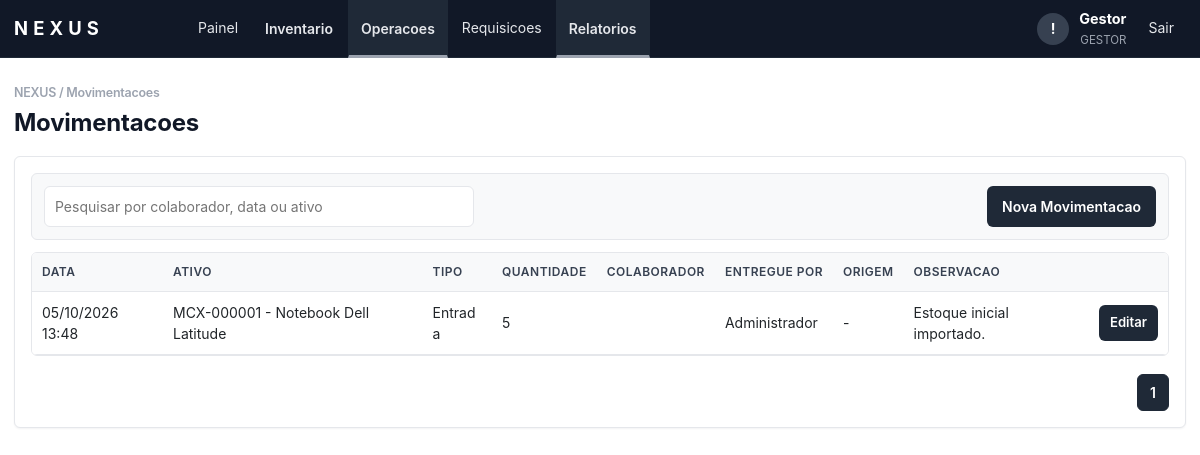
/index.php?page=movimentacoes (signed in), run on the app's committed database.
### tables this page shows
CREATE TABLE movimentacoes (
    id                   INT AUTO_INCREMENT PRIMARY KEY,
    ativo_id             INT NOT NULL,
    tipo                 ENUM('Entrada','Saida','Ajuste') NOT NULL,
    quantidade           INT NOT NULL DEFAULT 0,
    colaborador_recebe   VARCHAR(120),
    funcionario_entrega  VARCHAR(120),
    observacao           TEXT,
    origem               VARCHAR(50) NULL,
    solicitacao_id       INT NULL,
    created_at           TIMESTAMP DEFAULT CURRENT_TIMESTAMP,

    INDEX idx_movimentacoes_ativo       (ativo_id),
    INDEX idx_movimentacoes_tipo        (tipo),
    INDEX idx_movimentacoes_created_at  (created_at),
    INDEX idx_movimentacoes_colaborador (colaborador_recebe),
    INDEX idx_movimentacoes_tipo_colab  (tipo, colaborador_recebe(100)),
    INDEX idx_movimentacoes_solicitacao (solicitacao_id),

    CONSTRAINT fk_movimentacoes_ativo
        FOREIGN KEY (ativo_id) REFERENCES ativos(id) ON DELETE CASCADE
);

CREATE TABLE ativos (
    id               INT AUTO_INCREMENT PRIMARY KEY,
    codigo           VARCHAR(30)  NOT NULL UNIQUE,
    categoria_id     INT NULL,
    nome             VARCHAR(140) NOT NULL,
    marca            VARCHAR(100),
    modelo           VARCHAR(100),
    fornecedor       VARCHAR(140),
    nota_fiscal      VARCHAR(80),
    valor_compra     DECIMAL(12,2) NOT NULL DEFAULT 0,
    data_compra      DATE NULL,
    garantia         DATE NULL,
    quantidade_atual INT          NOT NULL DEFAULT 0,
    estoque_minimo   INT          NOT NULL DEFAULT 1,
    estoque_maximo   INT          NOT NULL DEFAULT 0,
    foto             VARCHAR(255),
    estado           ENUM('Otimo','Bom','Medio','Ruim','Manutencao','Inutilizado') DEFAULT 'Bom',
    localizacao      VARCHAR(140),
    observacoes      TEXT,
    created_at       TIMESTAMP DEFAULT CURRENT_TIMESTAMP,
    updated_at       TIMESTAMP DEFAULT CURRENT_TIMESTAMP ON UPDATE CURRENT_TIMESTAMP,

    INDEX idx_ativos_codigo    (codigo),
    INDEX idx_ativos_nome      (nome),
    INDEX idx_ativos_categoria (categoria_id),
    INDEX idx_ativos_estoque   (quantidade_atual, estoque_minimo),

    CONSTRAINT fk_ativos_categoria
        FOREIGN KEY (categoria_id) REFERENCES categorias(id) ON DELETE SET NULL
);

### nova_modules.php (called while the page is built, shortened)
<?php
function nova_render_page(string $page,?string $flash): bool {
 return false;
}

### index.php (the view, shortened to what this page needs)
<?php
$config = require __DIR__ . '/config.php';
require_once __DIR__ . '/nova_modules.php';
function db(): PDO
{
    static $pdo = null;
    global $config;
    if (!$pdo) {
        $dsn = "mysql:host={$config['db_host']};dbname={$config['db_name']};charset=utf8mb4";
        $pdo = new PDO($dsn, $config['db_user'], $config['db_pass'], [
            PDO::ATTR_ERRMODE => PDO::ERRMODE_EXCEPTION,
            PDO::ATTR_DEFAULT_FETCH_MODE => PDO::FETCH_ASSOC,
        ]);
    }
    return $pdo;
}
function e(mixed $value): string
{
    return htmlspecialchars((string) $value, ENT_QUOTES, 'UTF-8');
}
function csrf(): string
{
    return $_SESSION['csrf'];
}
function current_user(): ?array
{
    return $_SESSION['user'] ?? null;
}
function current_profile(): ?string
{
    return current_user()['perfil'] ?? null;
}
function is_gestor(): bool
{
    return current_profile() === 'gestor';
}
function categoria_tipos_permitidos(): ?array
{
    if (is_gestor()) {
        return ['limpeza', 'escritorio'];
    }
    return null;
}
function categorias_permitidas_ids(): ?array
{
    $tipos = categoria_tipos_permitidos();
    $placeholders = implode(',', array_fill(0, count($tipos), '?'));
    $stmt = db()->prepare("SELECT id FROM categorias WHERE tipo IN ({$placeholders})");
    $stmt->execute($tipos);
    return array_map('intval', $stmt->fetchAll(PDO::FETCH_COLUMN));
}
function categoria_scope_sql(string $colunaCategoriaId): array
{
    $ids = categorias_permitidas_ids();
    $placeholders = implode(',', array_fill(0, count($ids), '?'));
    return [" AND {$colunaCategoriaId} IN ({$placeholders})", $ids];
}
function render_topbar(string $area, array $links): void
{
    $user = current_user();
    echo '<header class="topbar">';
    echo '<div class="topbar-inner">';
    echo '<a class="brand" href="index.php?page=' . ($area === 'usuario' ? 'abrir-requisicao' : 'dashboard') . '"><span class="brand-name">NEXUS</span></a>';
    echo '<nav class="topnav">';
    foreach ($links as $href => $label) {
        if (is_array($label)) {
            $active = in_array(($_GET['page'] ?? 'dashboard'), array_keys($label), true) ? ' active-link' : '';
            echo '<div class="nav-dropdown"><button type="button" class="nav-dropdown-toggle' . $active . '">' . e((string) $href) . '</button><div class="nav-dropdown-menu">';
            echo '</div></div>';
            continue;
        }
        $active = (($_GET['page'] ?? 'dashboard') === $href) ? ' active-link' : '';
        echo '<a href="index.php?page=' . e($href) . '" class="' . $active . '">' . e($label) . '</a>';
    }
    echo '</nav>';
    echo '<div class="top-actions">';
    echo '<button type="button" class="notify-btn" aria-label="Notificacoes">!</button>';
    echo '<div class="user-area"><span>' . e($user['nome'] ?? 'Usuario') . '</span><small>' . e($user['perfil'] ?? $area) . '</small></div>';
    echo '<a class="logout-link" href="index.php?page=logout">Sair</a>';
    echo '</div></div></header>';
}
$page = $_GET['page'] ?? 'dashboard';
$flash = $_SESSION['flash'] ?? null;
?>
<!doctype html>
<html lang="pt-BR">
<head>
  <link rel="stylesheet" href="https://cdn.jsdelivr.net/npm/bootstrap@5.3.3/dist/css/bootstrap.min.css">
  <link rel="stylesheet" href="assets/style.css?v=<?= (int) @filemtime(__DIR__ . '/assets/style.css') ?>">
</head>
<body>
<?php if ($page === 'login'): ?>
  <main class="login">
    <form method="post" class="card login-card">
      <h1>NEXUS</h1>
      <p>Login unico para administradores e usuarios</p>
      <?php if ($flash): ?><div class="alert"><?= e($flash) ?></div><?php endif; ?>
      <input type="hidden" name="csrf" value="<?= e(csrf()) ?>">
      <label>E-mail<input name="email" type="email" required autocomplete="email"></label>
      <label>Senha<input name="senha" type="password" required autocomplete="current-password"></label>
      <button>Entrar</button>
    </form>
  </main>
<?php else:
    $menuLinks = [];
    if (current_profile() === 'administrador') {
        $menuLinks = [
            'dashboard' => 'Painel',
            'Inventario' => ['estoque' => 'Estoque', 'purchase-requests' => 'Solicitacoes de compra', 'inventory' => 'Auditoria de inventario'],
            'Operacoes' => ['movimentacoes' => 'Movimentacoes', 'ativos' => 'Ativos', 'qrcode' => 'QR Codes', 'categorias' => 'Categorias'],
            'requisicoes' => 'Requisicoes',
            'hiring' => 'Contratacoes',
            'Relatorios' => ['inventory-reports' => 'Relatorios de compra', 'movimentacoes' => 'Relatorio de itens em uso', 'importar' => 'Importar CSV', 'exportar' => 'Exportar CSV'],
        ];
    } elseif (current_profile() === 'gestor') {
        $menuLinks = [
            'dashboard' => 'Painel',
            'Inventario' => ['estoque' => 'Estoque'],
            'Operacoes' => ['movimentacoes' => 'Movimentacoes', 'ativos' => 'Ativos', 'qrcode' => 'QR Codes', 'categorias' => 'Categorias'],
            'requisicoes' => 'Requisicoes',
            'Relatorios' => ['movimentacoes' => 'Relatorio de itens em uso', 'importar' => 'Importar CSV', 'exportar' => 'Exportar CSV'],
        ];
    } elseif (current_profile() === 'diretoria') {
        $menuLinks = [
            'dashboard' => 'Painel',
            'requisicoes' => 'Requisicoes',
        ];
    } elseif (current_profile() === 'coordenacao_ti') {
        $menuLinks = ['dashboard' => 'Painel', 'requisicoes-ti' => 'Requisicoes TI', 'it-dashboard' => 'Aprovacoes TI'];
    } elseif (current_profile() === 'financeiro') {
        $menuLinks = ['dashboard' => 'Painel', 'finance-dashboard' => 'Compras'];
    } elseif (current_profile() === 'rh') {
        $menuLinks = ['rh-dashboard' => 'Equipamentos', 'hiring' => 'Contratacoes'];
    }
    ?>
  <?php render_topbar('administrador', $menuLinks); ?>
  <main class="workspace">
    <?php if (nova_render_page($page, $flash)): ?>
    <?php elseif ($page === 'movimentacoes'):
        [$scopeSqlM, $scopeParamsM] = categoria_scope_sql('a.categoria_id');
        $rowsStmt = db()->prepare("
            SELECT m.id, m.ativo_id, m.created_at, a.codigo, a.nome ativo, m.tipo, m.quantidade, m.colaborador_recebe, m.funcionario_entrega, m.origem, m.solicitacao_id, m.observacao
            FROM movimentacoes m JOIN ativos a ON a.id = m.ativo_id
            WHERE 1=1{$scopeSqlM}
            ORDER BY m.id DESC
            LIMIT 200
        ");
        $rowsStmt->execute($scopeParamsM);
        $rows = $rowsStmt->fetchAll();
    ?>
      <h1>Movimentacoes</h1>
      <section class="card">
        <div class="toolbar"><input class="table-search" data-target="mov-table" placeholder="Pesquisar por colaborador, data ou ativo"><button type="button" data-open-modal="mov-modal">Nova Movimentacao</button></div>
        <div class="table-wrap"><table id="mov-table" class="data-table"><thead><tr><th>Data</th><th>Ativo</th><th>Tipo</th><th>Quantidade</th><th>Colaborador</th><th>Entregue por</th><th>Origem</th><th>Observacao</th><th></th></tr></thead><tbody>
          <?php foreach ($rows as $r): ?><tr><td><?= e(date('d/m/Y H:i', strtotime($r['created_at']))) ?></td><td><?= e($r['codigo'] . ' - ' . $r['ativo']) ?></td><td><?= e($r['tipo']) ?></td><td><?= e($r['quantidade']) ?></td><td><?= e($r['colaborador_recebe']) ?></td><td><?= e($r['funcionario_entrega']) ?></td><td><?= e($r['origem'] ?: '-') ?><?= $r['solicitacao_id'] ? ' #' . e($r['solicitacao_id']) : '' ?></td><td><?= e($r['observacao']) ?></td><td><button type="button" class="mini" data-open-modal="mov-edit-<?= e($r['id']) ?>">Editar</button></td></tr><?php endforeach; ?>
        </tbody></table></div>
      </section>
    <?php endif; ?>
  </main>
<?php endif; ?>
</body>
</html>

### assets/style.css (style rules this page uses)
:root { --white: #ffffff; --gray-50: #f8f9fa; --gray-200: #e5e7eb; --gray-400: #9ca3af; --gray-700: #374151; --gray-800: #1f2937; --gray-900: #111827; --accent: #6b7280; --danger: #8f4a4a; --page: var(--white); --text: var(--gray-800); --muted: var(--gray-400); --line: var(--gray-200); --soft: var(--gray-50); --shadow-sm: 0 1px 2px rgba(17, 24, 39, 0.05); --shadow-md: 0 8px 24px rgba(17, 24, 39, 0.10); --radius: 6px; }
* { box-sizing: border-box; }
body { margin: 0; min-height: 100vh; background: var(--page); color: var(--text); font-family: "Inter", -apple-system, BlinkMacSystemFont, "Segoe UI", Roboto, Helvetica, Arial, sans-serif; -webkit-font-smoothing: antialiased; font-size: 14px; }
.topbar { position: fixed; inset: 0 0 auto 0; z-index: 30; height: 58px; background: var(--gray-900); border-bottom: 1px solid var(--gray-800); }
.topbar-inner { width: min(1240px, calc(100% - 28px)); height: 100%; margin: 0 auto; display: flex; align-items: center; gap: 22px; }
.brand { display: inline-flex; align-items: center; min-width: 150px; height: 100%; color: #fff; text-decoration: none; font-weight: 700; letter-spacing: 0.2px; }
.brand-name { color: #fff; font-size: 1.15rem; font-weight: 700; letter-spacing: 0.28em; }
.topnav { display: flex; align-items: center; gap: 2px; flex: 1; min-width: 0; overflow: visible; flex-wrap: wrap; }
.topnav a, .logout-link { color: var(--gray-200); text-decoration: none; padding: 20px 12px 18px; line-height: 1; white-space: nowrap; border-bottom: 3px solid transparent; }
.top-actions { display: flex; align-items: center; gap: 10px; color: #fff; }
.notify-btn { width: 32px; height: 32px; padding: 0; border-radius: 50%; background: var(--gray-700); color: #fff; font-weight: 700; }
.user-area { display: grid; gap: 2px; text-align: right; white-space: nowrap; }
.user-area span { font-weight: 700; font-size: 0.9rem; }
.user-area small { color: var(--gray-400); font-size: 0.72rem; text-transform: uppercase; }
.workspace, .public-page { width: min(1240px, calc(100% - 28px)); margin: 0 auto; padding: 86px 0 32px; }
h1 { margin: 0 0 18px; color: var(--gray-900); font-size: 1.5rem; font-weight: 700; letter-spacing: -0.01em; }
.workspace h1::before, .public-page h1::before { content: "NEXUS / " attr(data-title); display: block; margin-bottom: 8px; color: var(--muted); font-size: 0.78rem; font-weight: 600; text-transform: none; }
.card, .metric, .qr-profile { background: #fff; border: 1px solid var(--line); border-radius: var(--radius); box-shadow: var(--shadow-sm); }
.card { padding: 16px; margin-bottom: 16px; }
input, select, textarea { width: 100%; min-width: 0; border: 1px solid var(--gray-200); border-radius: var(--radius); padding: 9px 10px; background: #fff; color: var(--text); font: inherit; }
button, .mini { border: 1px solid transparent; border-radius: var(--radius); padding: 9px 14px; background: var(--gray-800); color: #fff; font-weight: 600; text-decoration: none; cursor: pointer; display: inline-flex; align-items: center; justify-content: center; gap: 6px; white-space: nowrap; }
.mini { padding: 7px 10px; font-size: 0.82rem; }
.toolbar { display: flex; gap: 12px; align-items: center; justify-content: space-between; margin-bottom: 12px; padding: 12px; background: var(--soft); border: 1px solid var(--line); border-radius: var(--radius); }
.toolbar input { max-width: 430px; background: #fff; }
.table-wrap { overflow-x: auto; border: 1px solid var(--line); border-radius: var(--radius); }
table { width: 100%; border-collapse: collapse; background: #fff; }
th, td { padding: 10px; border-bottom: 1px solid var(--gray-200); text-align: left; vertical-align: middle; }
th { background: var(--gray-50); color: var(--gray-700); border-bottom: 1px solid var(--gray-200); font-size: 0.75rem; font-weight: 600; letter-spacing: 0.04em; text-transform: uppercase; white-space: nowrap; }
td { overflow-wrap: anywhere; }
.nav-dropdown { position: relative; display: inline-flex; }
.nav-dropdown-toggle { height: 58px; border-radius: 0; background: transparent; color: var(--gray-200); padding: 20px 12px 18px; border-bottom: 3px solid transparent; }
.nav-dropdown:hover .nav-dropdown-toggle, .nav-dropdown-toggle.active-link { background: var(--gray-800); border-bottom-color: var(--gray-400); }

### data on the page
movimentacoes: created_at "05/10/2026 13:48", ativo.nome "MCX-000001 - Notebook Dell Latitude", tipo "Entrada", quantidade "5", funcionario_entrega "Administrador", origem "-", observacao "Estoque inicial importado."

### other printed values
$label "Painel"
$href "Inventario"
$href "Operacoes"
$label "Requisicoes"
$href "Relatorios"
$user['nome'] "Gestor"
$user['perfil'] "GESTOR"
